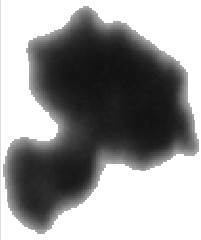
#> input picture image017.jpg, 201 x 240 px
$ jupyter execute --allow-errors fft_analytical.ipynb
#> lines starting #> are read from the running program, lines starting #| are printed output that depends on the picture; after the words box and inside, x2 and y2 are one past the last pixel; in counts of white or black regions, pixels touching at a corner belong together; long printed decimals are rounded
[cell 1]
import cv2
import numpy as np
from scipy.interpolate import splprep, splev
import matplotlib.pyplot as plt

def calculate_perimeter_and_centroid(image_path, threshold=170):
    # Load the image
#> called with image_path = 'image017.jpg', threshold = 170
    image = cv2.imread(image_path, cv2.IMREAD_GRAYSCALE)
#> image is the input picture: shape (240, 201); min 16, max 255, mean 151.1

    # Check if the image was loaded
    if image is None:
        raise ValueError(f"Image not found at path: {image_path}")

    # Threshold the image
    _, binary_image = cv2.threshold(image, threshold, 255, cv2.THRESH_BINARY_INV)
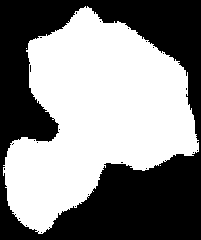
#> binary_image: shape (240, 201); 52.9% white; 24 black regions (23 under 20 px)

    # Find contours (perimeters)
    contours, _ = cv2.findContours(binary_image, cv2.RETR_EXTERNAL, cv2.CHAIN_APPROX_SIMPLE)
#> contours = 3 contours, 2 with area under 20; largest, box (x1, y1, x2, y2) and area: (3, 6, 199, 234) 25114

    # Assuming we want the largest contour
    largest_contour = max(contours, key=cv2.contourArea)
#> largest_contour = contour of 527 points, box (x1, y1, x2, y2) (3, 6, 199, 234), area 25114

    # Calculate the centroid
    M = cv2.moments(largest_contour)
#> M = moments, m00 25114, centre m10/m00, m01/m00 = (95.48, 114.9)
    centroid_x = int(M['m10'] / M['m00'])
#> centroid_x = 95
    centroid_y = int(M['m01'] / M['m00'])
#> centroid_y = 114
    centroid = np.array([centroid_x, centroid_y])
#> centroid = [95, 114]

    # Create a parameterized description of the perimeter
    perimeter_points = np.array(largest_contour).reshape(-1, 2)
#> perimeter_points = 527 pairs, first value 3 to 198, second value 6 to 233

    return perimeter_points, centroid

def convert_to_polar(perimeter_points, centroid):
    # Convert Cartesian coordinates to polar coordinates
    polar_coords = []
    for point in perimeter_points:
        dx = point[0] - centroid[0]
        dy = point[1] - centroid[1]
        r = np.sqrt(dx**2 + dy**2)  # Radius
        theta = np.arctan2(dy, dx)   # Angle in radians
        polar_coords.append((r, theta))

    return np.array(polar_coords)

def interpolate_and_parameterize(polar_coords, interpolation_steps=100):
    # Extract radius and angle
    r = polar_coords[:, 0]
    theta = polar_coords[:, 1]

    # Create a 2D array for splprep
    points = np.array([theta, r])  # Shape should be (2, n)

    # Parameterizing using splprep
    tck, _ = splprep(points, s=0, per=True)

    # Generate interpolated values
    u = np.linspace(0, 1, interpolation_steps)
    interpolated_points = splev(u, tck)

    return np.array(interpolated_points[1]), np.array(interpolated_points[0])  # Return r and theta

def plot_results(image_path, perimeter_points, centroid, r_interp, theta_interp):
    # Load the original image
    image = cv2.imread(image_path)

    # Draw the original perimeter
    cv2.polylines(image, [perimeter_points], isClosed=True, color=(0, 255, 0), thickness=2)

    # Draw the centroid
    cv2.circle(image, tuple(centroid), 5, (255, 0, 0), -1)

    # Plot the image with perimeters and centroid
    plt.figure(figsize=(10, 10))
    plt.imshow(cv2.cvtColor(image, cv2.COLOR_BGR2RGB))
    plt.title("Particle Edge and Centroid")
    plt.axis('off')

    # Plot interpolated polar coordinates
    plt.figure(figsize=(10, 5))
    plt.subplot(2, 1, 1)
    plt.plot(np.arange(0,len(r_interp)), r_interp, label='Interpolated Edge in Polar Coordinates', color='orange')
    plt.title("Interpolated Polar Coordinates")
    plt.xlabel("Theta (radians)")
    plt.ylabel("Radius (pixels)")
    plt.legend()

    plt.tight_layout()
    plt.show()

# Example usage
image_path = 'image017.jpg'  # Ensure this is a valid path to your image
try:
    perimeter_points, centroid = calculate_perimeter_and_centroid(image_path)
#> centroid = [95, 114]
    polar_coords = convert_to_polar(perimeter_points, centroid)
#> the loop in convert_to_polar, `for point in perimeter_points:` made 527 passes
#> (point, dx, dy, r, theta) on passes 1 to 3: ([85, 6], -10, -108, 108.5, -1.66), ([83, 8], -12, -106, 106.7, -1.68), ([80, 8], -15, -106, 107.1, -1.71)
#> after the loop in convert_to_polar, `for point in perimeter_points:`: polar_coords = 527 pairs, first value 37.36 to 132.1, second value -3.12 to 3.14
    r_interp, theta_interp = interpolate_and_parameterize(polar_coords)
#> in interpolate_and_parameterize, `r = polar_coords[:, 0]`: r = 527 values, max 132.1 at index 206, min 37.36 at index 119, mean 89.28
#> in interpolate_and_parameterize, `theta = polar_coords[:, 1]`: theta = 527 values, max 3.14 at index 105, min -3.12 at index 104, mean 0.263
#> in interpolate_and_parameterize, `tck, _ = splprep(points, s=0, per=True)`: tck = 3 items
#> in interpolate_and_parameterize, `interpolated_points = splev(u, tck)`: interpolated_points = 2 items
#> r_interp = 100 values, max 131.6 at index 43, min 38.24 at index 22, mean 88.28; theta_interp = 100 values, max 3.24 at index 39, min -3.22 at index 19, mean 0.396

    # Plot the results
    plot_results(image_path, perimeter_points, centroid, r_interp, theta_interp)
#> in plot_results, `cv2.polylines(image, [perimeter_points], isClosed=True, color=(0, 255,..`:
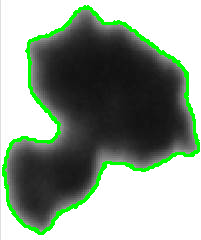
#> image: shape (240, 201, 3); 5.73% of pixels changed, all inside (x1, y1, x2, y2) = (2, 5, 200, 235)
#> in plot_results, `cv2.circle(image, tuple(centroid), 5, (255, 0, 0), -1)`:
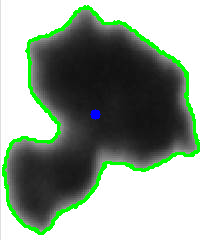
#> image: shape (240, 201, 3); 0.17% of pixels changed, all inside (x1, y1, x2, y2) = (90, 109, 101, 120)
#> in plot_results, `plt.show()`:
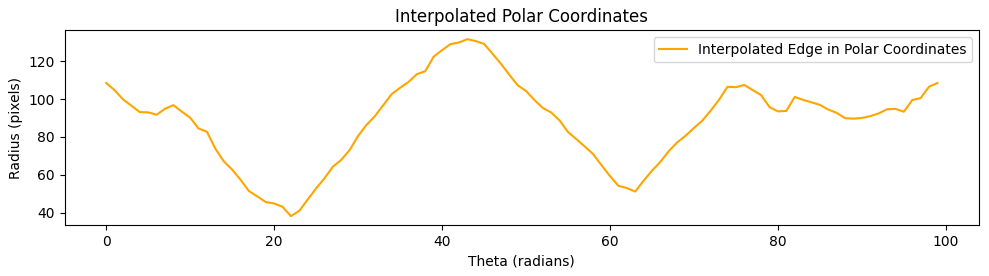
#> figure drawn by matplotlib, 1 panel; curve peaks at x = 43, y = 131.6
except Exception as e:
    print(f"An error occurred: {e}")

#> (a cell that did not finish here is left out)

[cell 3]
from PIL import Image
import numpy as np
import cv2

# Step 1: Load image, convert to grayscale, and apply threshold
def load_and_threshold_image(image_path, threshold_value=170):
    # Load image and convert to grayscale
    image = Image.open(image_path).convert('L')  # 'L' mode is for grayscale
    image_np = np.array(image)

    # Apply thresholding
    _, binary_image = cv2.threshold(image_np, threshold_value, 255, cv2.THRESH_BINARY)
    binary_image[np.where(binary_image == 0)] = 1  # Convert to binary (0 or 1)
    binary_image[np.where(binary_image == 255)] = 0  # Convert to binary (0 or 1)

    return binary_image

# Example of how to use this function:
image_path = 'image017.jpg'  # Path to your JPG file
binary_image = load_and_threshold_image(image_path)

# Display the binary image (optional)
# If you are running in a local environment, use OpenCV to display
# cv2.imshow('Binary Image', binary_image)
# cv2.waitKey(0)
# cv2.destroyAllWindows()

# Step 1: Particle Boundary Representation (Continued from previous version)
def get_centroid(particle_image):
    # Find all non-zero pixels (i.e., particle)
    y, x = np.nonzero(particle_image)
    x_centroid = np.mean(x)
    y_centroid = np.mean(y)
    return x_centroid, y_centroid

def trace_perimeter(particle_image):
    # Use OpenCV to find contours
    contours, _ = cv2.findContours(particle_image, cv2.RETR_EXTERNAL, cv2.CHAIN_APPROX_SIMPLE)
    # Assuming the largest contour corresponds to the particle
    largest_contour = max(contours, key=cv2.contourArea)
    perimeter_coords = np.squeeze(largest_contour)  # Extract coordinates of the perimeter
    return perimeter_coords

def convert_to_polar(perimeter_coords, centroid):
    x_centroid, y_centroid = centroid
    R = np.sqrt((perimeter_coords[:, 0] - x_centroid)**2 + (perimeter_coords[:, 1] - y_centroid)**2)
    theta = np.arctan2(perimeter_coords[:, 1] - y_centroid, perimeter_coords[:, 0] - x_centroid)
    theta = np.unwrap(theta)  # Ensure continuity in the angle
    return R, theta

# Example usage for the whole step:
centroid = get_centroid(binary_image)
#> in get_centroid, `x_centroid = np.mean(x)`: x_centroid = 95.45
#> in get_centroid, `y_centroid = np.mean(y)`: y_centroid = 114.9
#> centroid = (95.45, 114.9)
perimeter_coords = trace_perimeter(binary_image)
#> in trace_perimeter, `perimeter_coords = np.squeeze(largest_contour)`: perimeter_coords has the same summary as perimeter_points in calculate_perimeter_and_centroid
#> perimeter_coords has the same summary as perimeter_points in calculate_perimeter_and_centroid
R, theta = convert_to_polar(perimeter_coords, centroid)
#> in convert_to_polar, `x_centroid, y_centroid = centroid`: x_centroid = 95.45; y_centroid = 114.9
#> in convert_to_polar, `R = np.sqrt((perimeter_coords[:, 0] - x_centroid)**2 + (perimeter_coor..`: R = 527 values, max 131.5 at index 206, min 37.56 at index 119, mean 89.26
#> in convert_to_polar, `theta = np.arctan2(perimeter_coords[:, 1] - y_centroid, perimeter_coor..`: theta = 527 values, max 3.12 at index 106, min -3.12 at index 105, mean 0.253
#> in convert_to_polar, `theta = np.unwrap(theta)`: theta = 527 values, max -1.67 at index 0, min -7.95 at index 526, mean -4.77

[cell 4]
from scipy.interpolate import interp1d
import numpy as np

# Step 2: Interpolation for Equally Spaced Perimeter Increments
def compute_cumulative_perimeter_length(R, theta):
    # Compute cumulative perimeter length in the polar system
    # The incremental perimeter length dL between two points (R_i, theta_i) and (R_(i+1), theta_(i+1)) is
    # dL = sqrt(dR^2 + (R * dtheta)^2)
    dR = np.diff(R)
    dtheta = np.diff(theta)
    dL = np.sqrt(dR**2 + (R[:-1] * dtheta)**2)

    # Cumulative length of the perimeter
    L = np.concatenate([[0], np.cumsum(dL)])
    return L

def interpolate_perimeter(R, theta, num_points=500):
    # Step 1: Calculate cumulative perimeter length
    L = compute_cumulative_perimeter_length(R, theta)

    # Step 2: Interpolate R and theta along equally spaced perimeter increments
    L_uniform = np.linspace(0, L[-1], num_points)  # Generate equally spaced perimeter increments

    # Interpolation functions for R and theta based on the cumulative length
    R_interp_func = interp1d(L, R, kind='linear')
    theta_interp_func = interp1d(L, theta, kind='linear')

    # Get interpolated values for R and theta
    R_uniform = R_interp_func(L_uniform)
    theta_uniform = theta_interp_func(L_uniform)

    return R_uniform, theta_uniform,L_uniform

def mean_slope(theta, L):
    # Calculate the mean slope of the particle boundary
    # The slope is calculated as dR/dtheta
    mean_slope = -2*np.pi/np.max(L)
    return theta - mean_slope*L

# Example usage:
R_uniform, theta_uniform, L_uniform = interpolate_perimeter(R, theta, num_points=50)
#> in compute_cumulative_perimeter_length, `dR = np.diff(R)`: dR = 526 values, max 9.9 at index 136, min -11.64 at index 72, mean -0.00189
#> in compute_cumulative_perimeter_length, `dtheta = np.diff(theta)`: dtheta = 526 values, max 0.0804 at index 136, min -0.256 at index 72, mean -0.0119
#> in compute_cumulative_perimeter_length, `dL = np.sqrt(dR**2 + (R[:-1] * dtheta)**2)`: dL = 526 values, max 24.39 at index 72, min 0.996 at index 128, mean 1.87
#> in compute_cumulative_perimeter_length, `L = np.concatenate([[0], np.cumsum(dL)])`: L = 527 values from 0 to 984.9
#> in interpolate_perimeter, `R_uniform = R_interp_func(L_uniform)`: R_uniform = 50 values, max 131.3 at index 20, min 40.26 at index 11, mean 89.93
#> in interpolate_perimeter, `theta_uniform = theta_interp_func(L_uniform)`: theta_uniform = 50 values, max -1.67 at index 0, min -7.95 at index 49, mean -4.76
#> L_uniform = 50 values from 0 to 984.9

# The result, R_uniform and theta_uniform, are now uniformly spaced based on the perimeter.

[cell 5]
# plt.plot(L_uniform, R_uniform)
plt.plot(L_uniform, theta_uniform+theta_uniform[0]+np.pi)
plt.plot(L_uniform, mean_slope(theta_uniform+theta_uniform[0]+np.pi, L_uniform))
#> in mean_slope, `mean_slope = -2*np.pi/np.max(L)`: mean_slope = -0.00638
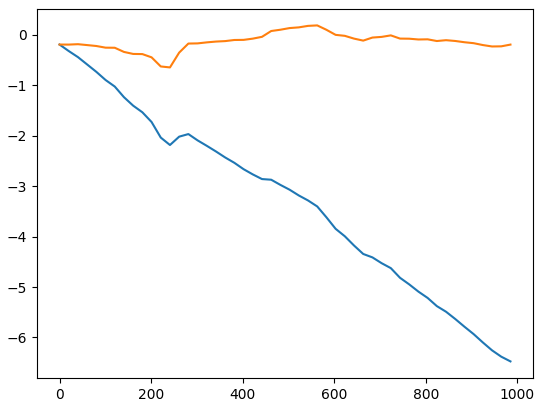
#> figure drawn by matplotlib, 1 panel; curve peaks at x = 0, y = -0.191; curve peaks at x = 562.8, y = 0.189

[cell 6]
import numpy as np
import matplotlib.pyplot as plt


def fft_theta(theta, L, threshold):
    theta = theta - theta[0]  # Normalize theta
    # theta = theta + np.pi
    theta_mean = mean_slope(theta, L)
    # plt.plot(L, theta_mean, label='Mean Slope')
    theta_fft = np.fft.fft(theta_mean)

    freqs = np.fft.fftfreq(len(theta_mean), L[1] - L[0])  # Ensure L is properly defined

    # Sort the Fourier modes by their magnitude

    sorted_indices = np.argsort(-np.abs(theta_fft))


    # Reconstruct the signal using the largest Fourier mode
    theta_reconstructed =  np.zeros(theta_mean.shape)#-L*2*np.pi/np.max(L) + np.pi
    theta_fft_reconstructed = np.zeros_like(theta_fft)
    theta_fft_reconstructed[sorted_indices[0]] = theta_fft[sorted_indices[0]]
    difference = theta_mean - theta_reconstructed
    mse = np.mean(difference**2)
    # plt.plot(L, theta_reconstructed, label='1 mode')
    plt.loglog(0,mse, 'o')


    i = 1
    while mse > threshold and i < len(sorted_indices):
        theta_fft_reconstructed = np.zeros_like(theta_fft)
        theta_fft_reconstructed[sorted_indices[:i]] = theta_fft[sorted_indices[:i]]
        theta_reconstructed = np.fft.ifft(theta_fft_reconstructed).real
        difference = theta_mean - theta_reconstructed
        mse = np.mean(difference**2)
        # plt.plot(L, theta_reconstructed, label=f'{i} modes')
        plt.loglog(i,mse, 'o')
        i += 1

    plt.xlabel('# of modes')
    plt.ylabel('relative MSE')
    plt.title('Theta')
    # plt.title('MSE vs Number of Fourier Modes')
    plt.grid()
    plt.show()

    return theta_reconstructed, theta_fft_reconstructed

def fft_r(R, L, threshold):
    # R_mean = np.mean(R)
    R_fft = np.fft.fft(R)

    freqs = np.fft.fftfreq(len(R), L[1] - L[0])  # Ensure L is properly defined
    print(freqs)
    # Sort the Fourier modes by their magnitude
    sorted_indices = np.argsort(-np.abs(R_fft))

    # Reconstruct the signal using the largest Fourier mode
    R_reconstructed = np.zeros(R.shape)
    R_fft_reconstructed = np.zeros_like(R_fft)
    R_fft_reconstructed[sorted_indices[0]] = R_fft[sorted_indices[0]]
    difference = R - R_reconstructed
    mse = np.mean(difference**2)
    # plt.plot(L, R_reconstructed, label='1 mode')
    plt.loglog(0,mse/np.mean(R)**2, 'o')

    i = 1
    while mse > threshold and i < len(sorted_indices):
        R_fft_reconstructed = np.zeros_like(R_fft)
        R_fft_reconstructed[sorted_indices[:i]] = R_fft[sorted_indices[:i]]
        R_reconstructed = np.fft.ifft(R_fft_reconstructed).real
        difference = R - R_reconstructed
        mse = np.mean(difference**2)
        # plt.plot(L, R_reconstructed, label=f'{i} modes')
        plt.loglog(i,mse/np.mean(R)**2, 'o')
        i += 1

    if i == len(sorted_indices):
        print('Threshold not reached')
    if i == 1:
        print('Threshold reached with 1 mode')
    plt.xlabel('# of modes')
    plt.ylabel('relative MSE')
    plt.title('R')
    # plt.title('MSE vs Number of Fourier Modes')
    plt.grid()
    plt.show()

    return R_reconstructed, R_fft_reconstructed

# Example usage:
threshold = 1E-4
# Ensure theta_uniform and L_uniform are defined here
theta_reconstructed, theta_fft_reconstructed = fft_theta(theta_uniform, L_uniform, threshold)
#> in fft_theta, `theta = theta - theta[0]`: theta = 50 values, max 0 at index 0, min -6.28 at index 49, mean -3.09
#> in fft_theta, `theta_mean = mean_slope(theta, L)`: theta_mean = 50 values, max 0.38 at index 28, min -0.454 at index 12, mean 0.0529
#> in fft_theta, `freqs = np.fft.fftfreq(len(theta_mean), L[1] - L[0])`: freqs = 50 values, max 0.0239 at index 24, min -0.0249 at index 25, mean -0.000498
#> in fft_theta, `sorted_indices = np.argsort(-np.abs(theta_fft))`: sorted_indices = 50 values, max 49 at index 1, min 0 at index 2, mean 24.5
#> in fft_theta, `difference = theta_mean - theta_reconstructed`: difference has the same summary as theta_mean
#> in fft_theta, `mse = np.mean(difference**2)`: mse = 0.0326
#> the loop in fft_theta, `while mse > threshold and i < len(sorted_indices):` made 32 passes
#> mse on passes 1 to 8: 0.0186, 0.0139, 0.0111, 0.00711, 0.0058, 0.00444, 0.00398, 0.00299
#> after the loop in fft_theta, `while mse > threshold and i < len(sorted_indices):`: i = 33
#> in fft_theta, `plt.show()`:
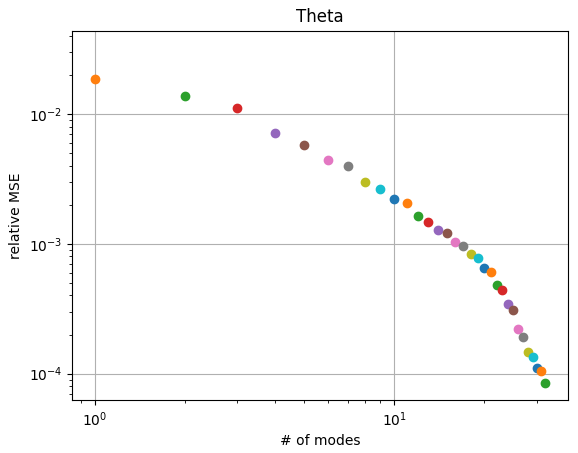
#> figure drawn by matplotlib, 1 panel
#> theta_reconstructed = 50 values, max 0.382 at index 27, min -0.442 at index 11, mean 0.0529
R_reconstructed, R_fft_reconstructed = fft_r(R_uniform, L_uniform, threshold = 1E-2*max(R_uniform))
#| [ 0.          0.000995  0.00199  0.002985  0.00398  0.004975
#|   0.00597  0.006965  0.00796  0.008955  0.00995  0.01095
#|   0.01194  0.01294  0.01393  0.01493  0.01592  0.01692
#|   0.01791   0.01891  0.0199  0.0209  0.02189  0.02289
#|   0.02388 -0.02488 -0.02388 -0.02289 -0.02189 -0.0209
#|  -0.0199 -0.01891 -0.01791  -0.01692 -0.01592 -0.01493
#> (further printed lines are left out)
#> in fft_r, `sorted_indices = np.argsort(-np.abs(R_fft))`: sorted_indices = 50 values, max 49 at index 14, min 0 at index 0, mean 24.5
#> in fft_r, `difference = R - R_reconstructed`: difference has the same summary as R_uniform in interpolate_perimeter
#> in fft_r, `mse = np.mean(difference**2)`: mse = 8561
#> the loop in fft_r, `while mse > threshold and i < len(sorted_indices):` made 24 passes
#> mse on passes 1 to 8: 473, 285.7, 223.3, 85.15, 39.12, 33.15, 31.16, 25.8
#> after the loop in fft_r, `while mse > threshold and i < len(sorted_indices):`: i = 25
#> in fft_r, `plt.show()`:
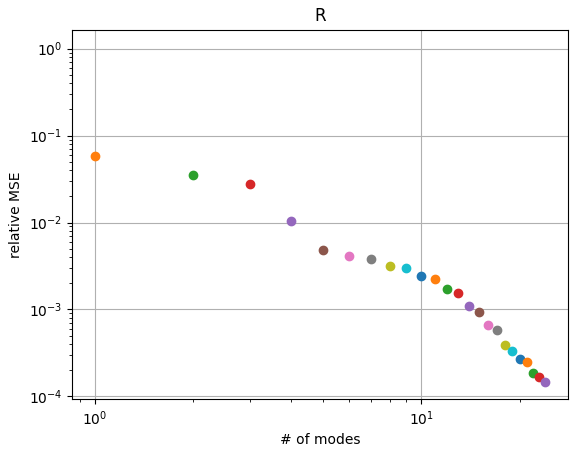
#> figure drawn by matplotlib, 1 panel
#> R_reconstructed = 50 values, max 131.4 at index 20, min 41.4 at index 11, mean 89.93

[cell 7]
plt.plot(L_uniform, R_uniform)
plt.plot(L_uniform, R_reconstructed)
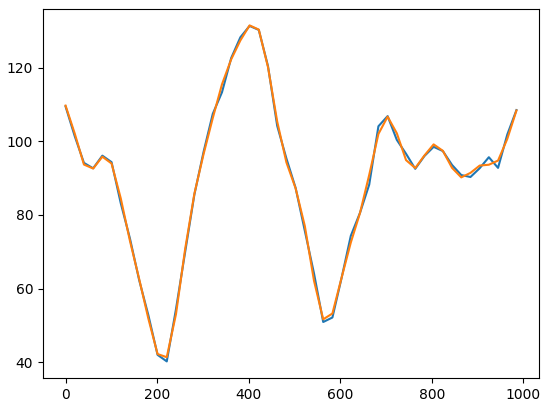
#> figure drawn by matplotlib, 1 panel; curve peaks at x = 402, y = 131.3; curve peaks at x = 402, y = 131.4

[cell 8]
import numpy as np

def compute_derivatives(fourier_coeffs, L):
    """
    Compute the exact first and second derivatives given a set of Fourier series coefficients.

    Parameters:
    - fourier_coeffs: numpy.ndarray
        The Fourier series coefficients.
    - L: float
        The length of the interval over which the Fourier series is defined.

    Returns:
    - first_derivative_coeffs: numpy.ndarray
        The Fourier series coefficients of the first derivative.
    - second_derivative_coeffs: numpy.ndarray
        The Fourier series coefficients of the second derivative.
    """
    N = len(fourier_coeffs)
    k = np.fft.fftfreq(N, d=L/N)* 2 * np.pi  # Frequency indices

    # Compute the Fourier coefficients for the first derivative
    first_derivative_coeffs = 1j * k * fourier_coeffs

    # Compute the Fourier coefficients for the second derivative
    second_derivative_coeffs = -k**2 * fourier_coeffs

    return first_derivative_coeffs, second_derivative_coeffs

# Example usage:
# Assuming `theta_fft_reconstructed` contains the Fourier series coefficients of the function
L = L_uniform[-1]  # Length of the interval
#> L = 984.9
first_derivative_coeffs, second_derivative_coeffs = compute_derivatives(theta_fft_reconstructed, L)
#> in compute_derivatives, `N = len(fourier_coeffs)`: N = 50
#> in compute_derivatives, `k = np.fft.fftfreq(N, d=L/N)* 2 * np.pi`: k = 50 values, max 0.153 at index 24, min -0.159 at index 25, mean -0.00319

# To get the derivatives in the time domain, perform the inverse FFT
theta_first_derivative = np.fft.ifft(first_derivative_coeffs).real
#> theta_first_derivative = 50 values, max 0.0146 at index 13, min -0.00825 at index 10, mean 5.64e-20
theta_second_derivative = np.fft.ifft(second_derivative_coeffs).real
#> theta_second_derivative = 50 values, max 0.000781 at index 12, min -0.00057 at index 14, mean -3.25e-21

# Plot the results
fig, ax1 = plt.subplots(figsize=(10, 5))

# Plot the first and second derivatives on the first y-axis
ax1.plot(L_uniform, theta_first_derivative - 2*np.pi/np.max(L_uniform), label='First Derivative', color='blue')
ax1.plot(L_uniform, theta_second_derivative, label='Second Derivative', color='red')
ax1.set_xlabel('L_uniform')
ax1.set_ylabel('Derivative')
ax1.legend(loc='lower left')

# Create a second y-axis to plot the reconstructed theta
ax2 = ax1.twinx()
ax2.plot(L_uniform, theta_reconstructed - 2*np.pi*L_uniform/np.max(L), label='Reconstructed Theta', color='green')
ax2.set_ylabel('Theta', color='green')
ax2.legend(loc='lower right')

plt.title('First and Second Derivatives with Reconstructed Theta')
plt.show()
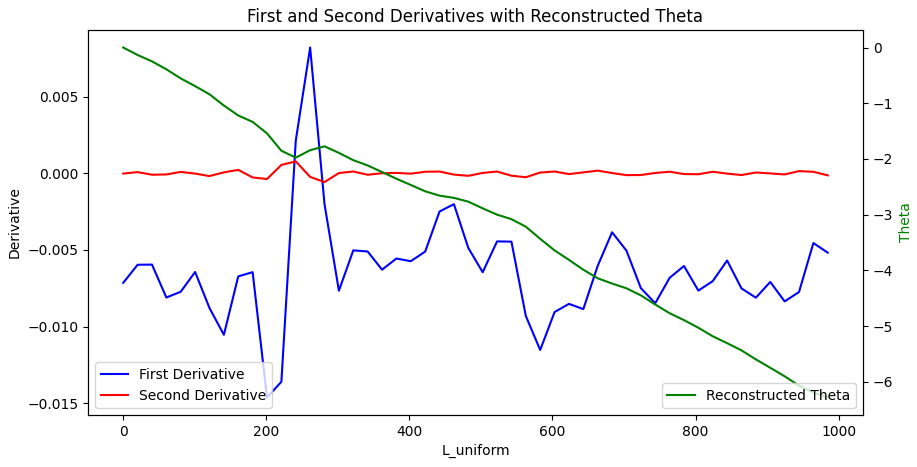
#> figure drawn by matplotlib, 2 panels; panel 1: curve peaks at x = 261.3, y = 0.00821; panel 1: curve peaks at x = 241.2, y = 0.000781; panel 2: curve peaks at x = 0, y = 0.00146

[cell 9]
plt.plot(L_uniform, theta_first_derivative - 2*np.pi/np.max(L_uniform), label='First Derivative', color='blue')
plt.plot(L_uniform, np.gradient(theta_reconstructed-2*np.pi*L_uniform/np.max(L), L_uniform), label='First Derivative', color='red')
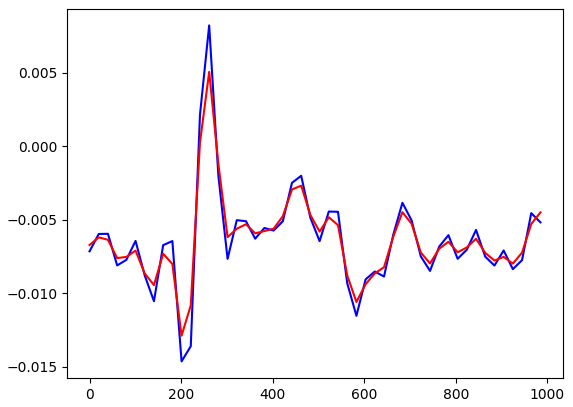
#> figure drawn by matplotlib, 1 panel; curve peaks at x = 261.3, y = 0.00821; curve peaks at x = 261.3, y = 0.00505

[cell 10]
plt.plot(L_uniform, theta_second_derivative, label='First Derivative', color='blue')
plt.plot(L_uniform, np.gradient(np.gradient(theta_reconstructed-2*np.pi*L_uniform/np.max(L), L_uniform), L_uniform), label='First Derivative', color='red')
#> (the rest of the program and of its run is left out)
